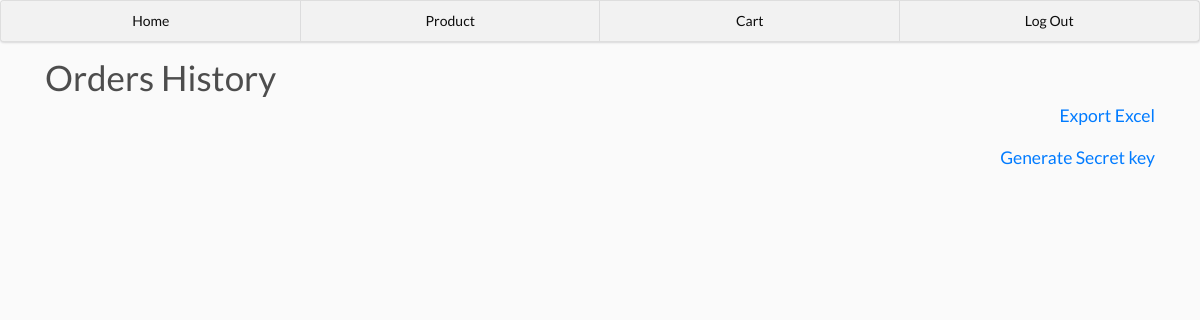
Page /home/ (signed in) on the earlier database version.
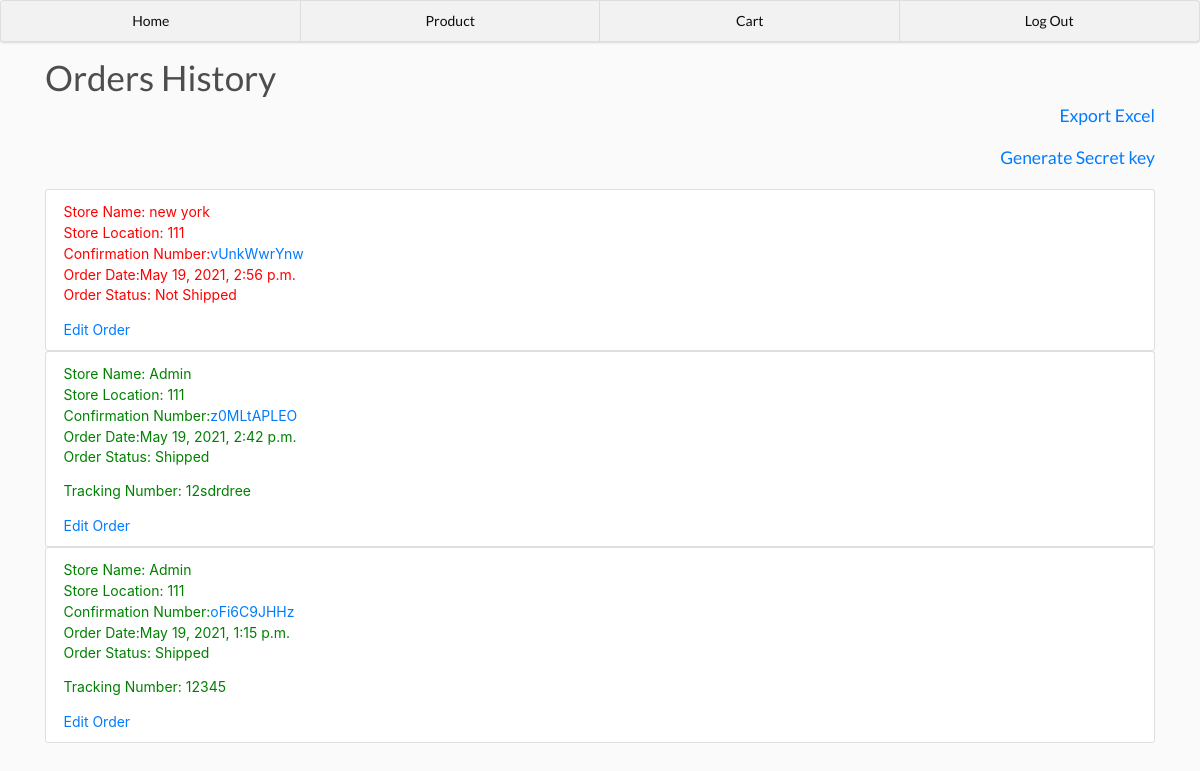
Same page on the later database version.
### main/models.py (models this page shows, shortened)
class Order(models.Model):
	id = models.AutoField(primary_key=True)
	user = models.ForeignKey(User, null=True, blank=True, on_delete = models.SET_NULL)
	email = models.EmailField(null=True, blank=True)
	date = models.DateTimeField(default=timezone.now)
	checkout = models.BooleanField(default=False)
	confirm = models.BooleanField(default=False)
	confirmation_number = models.CharField(max_length=30, blank=True, null=True)
	comment = models.CharField(max_length=300, blank=True, null=True)
	tracking_number = models.CharField(max_length=100, blank=True, null=True)

class User(AbstractUser):
	id = models.AutoField(primary_key=True)
	store_name = models.CharField(max_length=100)
	store_location = models.PositiveSmallIntegerField()
	allow_edit = models.BooleanField(default=False)

### main/views.py (the view)
# urls.py: 2. Add a URL to urlpatterns:  path('', views.home, name='home')
@login_required(login_url='index')
def home(request):
	if request.user.allow_edit:
		orders = Order.objects.filter(checkout=True).order_by('-date')
	else:
		orders = Order.objects.filter(user=request.user, checkout=True).order_by('-date')
	context = {'orders': orders}
	return render(request, 'main/home.html', context)

### main/templates/main/home.html
{% extends 'main/base.html' %}
{% load static %}
{% block content %}
	<h1>Orders History</h1>
	{% if request.user.is_superuser %}
		<h5 style="float: right"><a href="{% url 'generate' %}">Export Excel</a></h5>
		<br>
		<br>
		<h5 style="float: right"><a href="{% url 'generate' %}">Generate Secret key</a></h5>
	{% endif %}
	<br>
	<br>
	{% for order in orders %}
		<ul class="list-group">
			<li class="list-group-item">
				{% if order.confirm %}
					<div style="color: green">
				{% else %}
					<div style="color: red">
				{% endif %}
					Store Name: {{order.user.store_name}}
					<br>
					Store Location: {{order.user.store_location}}
					<br>
					Confirmation Number:<a href="{% url 'viewOrder' confirmation_number=order.confirmation_number %}">{{order.confirmation_number}}</a>
					<br>
					Order Date:{{order.date}}
					<br>
					{% if order.confirm %}
						<p>Order Status: Shipped</p>
						<p>Tracking Number: {{order.tracking_number}}</p>
					{% elif not order.confirm %}
						<p>Order Status: Not Shipped</p>
					{% endif %}
					{% if request.user.allow_edit %}
						<a href="{% url 'editOrder' confirmation_number=order.confirmation_number %}">Edit Order</a>
					{% endif %}
				</div>
			</li>
		</ul>
	{% endfor %}
{% endblock content %}

### main/templates/main/base.html (shortened to what this page needs)
{% load static %}
<!doctype html>
<html lang="en">
    <head>
        <link rel="stylesheet" type='text/css' href="https://cdnjs.cloudflare.com/ajax/libs/semantic-ui/2.2.14/semantic.min.css">
        <link rel="stylesheet" href="https://stackpath.bootstrapcdn.com/bootstrap/4.4.1/css/bootstrap.min.css">
        <link rel="stylesheet" href={% static 'style.css' %}>
        <div class="ui four item menu">
            <a href="{% url 'home' %}" class="active item" >Home</a>
            <a href= "{% url 'product' %}" class="active item">Product</a>
            <a href= "{% url 'cart' %}" class="active item">Cart</a>
            <a href="{% url 'logouts' %}" class="active item" >Log Out</a>
        </div>
    </head>
    <body>
        <div class='container'>
        {% block content %}
        {% endblock content %}
        </div>
    </body>
</html>

### static/style.css (style rules this page uses)
body { background-color: hsl(0, 0%, 98%); }
h1,h2,h3,h4,h5,h6 { color:hsl(0, 0%, 30%); }

Differences in the rows shown:
added Order: user.store_name "new york", user.store_location "111", confirmation_number "vUnkWwrYnw", date "May 19, 2021, 2:56 p.m.", confirm "Order Status: Not Shipped"
added Order: user.store_name "Admin", user.store_location "111", confirmation_number "z0MLtAPLEO", date "May 19, 2021, 2:42 p.m.", tracking_number "12sdrdree"
added Order: user.store_name "Admin", user.store_location "111", confirmation_number "oFi6C9JHHz", date "May 19, 2021, 1:15 p.m.", tracking_number "12345"
